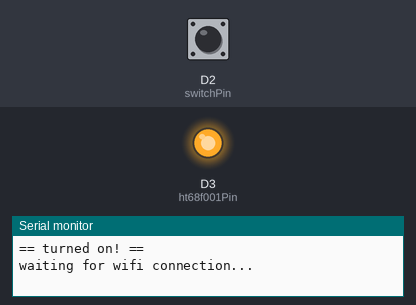
Simulated run of this sketch. Board: ESP8266 (NodeMCU). Shown: output pins drawn as LEDs (lit = HIGH), the last lines printed to the serial monitor. The inputs (shaded band) are chosen by the test bench; at power-on: D2 (switchPin) HIGH. WiFi joins after 1.5 s; servers stay silent unless stated; uploads are accepted with an empty reply.

Above: at 0.1 s.
At 2.3 s:
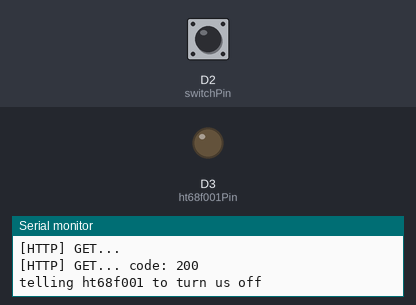
Timing chart, 0 to 3.8 s (numbered marks = the images above):
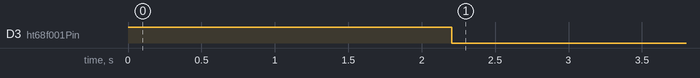

The sketch:

garageDoorESP8266.ino
```cpp
#include <Arduino.h>

#include <ESP8266WiFi.h>

#include <ESP8266HTTPClient.h>

#include <WiFiClient.h>
/////////////////////////////
// ITEMS THAT NEED CONFIGURED
/////////////////////////////

String serverIp = "192.168.2.101"; // ip address of the nodejs server
int doorId = 0; // Id of the door that got left open. For one door just leave it 0.

String wifiNetworkName = "WIFINETWORKNAME"; // network to connect to. Can't be a 5ghz wifi network.
String wifiNetworkPassword = "WIFIPASSWORD"; // wifi password


// end configuration items


int switchPin = D2;
int ht68f001Pin = D3;

void sendAlert() {

  WiFi.begin(wifiNetworkName, wifiNetworkPassword);

  int wifiWaitCount = 0;
  while ( WiFi.status() != WL_CONNECTED && wifiWaitCount < 10) {
    Serial.printf("waiting for wifi connection...\n");
    Serial.flush();
    wifiWaitCount++;
    delay(1000);
  }

  int doorState = 0;

  if (isDoorOpen()) {
    doorState = 1;
  }

  if (WiFi.status() == WL_CONNECTED) {

    WiFiClient client;

    HTTPClient http;

    Serial.print("[HTTP] begin...\n");
    if (http.begin(client, "http://" + serverIp + ":3000/garageAlert?doorState=" + doorState + "&doorId=" + doorId)) {  // HTTP


      Serial.print("[HTTP] GET...\n");
      // start connection and send HTTP header
      int httpCode = http.GET();

      // httpCode will be negative on error
      if (httpCode > 0) {
        // HTTP header has been send and Server response header has been handled
        Serial.printf("[HTTP] GET... code: %d\n", httpCode);

        // file found at server
        if (httpCode == HTTP_CODE_OK || httpCode == HTTP_CODE_MOVED_PERMANENTLY) {
          String payload = http.getString();
          Serial.println(payload);
        }
      } else {
        Serial.printf("[HTTP] GET... failed, error: %s\n", http.errorToString(httpCode).c_str());
      }

      http.end();
    } else {
      Serial.printf("[HTTP} Unable to connect\n");
    }
  }
  else {
    Serial.println("Failed to connect to WIFI!");
  }

  WiFi.disconnect();
}

bool isDoorOpen() {
  int pinState = digitalRead(switchPin);

  if (pinState == HIGH) {
    //debounce is done by ht68f001
    return true;
  }

  return false;
}

void setup() {

  pinMode(ht68f001Pin, OUTPUT);
  digitalWrite(ht68f001Pin, HIGH);

  pinMode(switchPin, INPUT_PULLUP);

  Serial.begin(115200);

  Serial.println("== turned on! ==");

  sendAlert();

  Serial.println("telling ht68f001 to turn us off");

  digitalWrite(ht68f001Pin, LOW);

  delay(10000);

}

void loop() {
// doesn't do anything here


}
```
